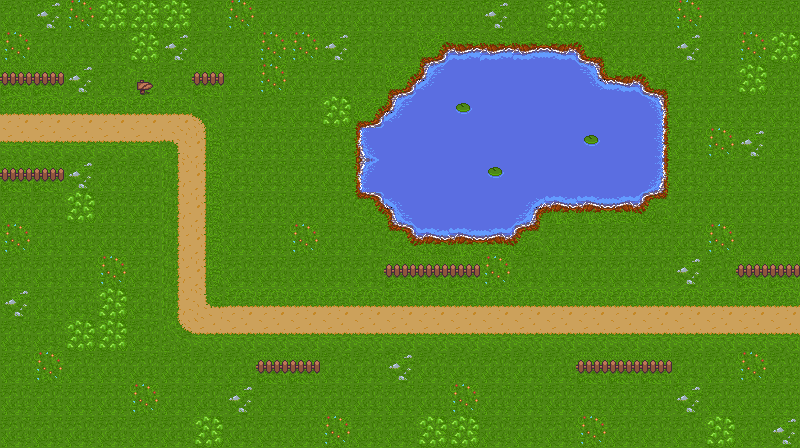

Tiled map render using the project's own tile images. Description and the map definition, with tile-layer contents summarised, below:
An orthogonal 25x14 tile map with 32x32 px tiles, 1 tile layer (Tile Layer 1) and 17 objects (16x enemyPathArea, enemyPath).

<map version="1.10" tiledversion="1.11.2" orientation="orthogonal" renderorder="right-down" width="25" height="14" tilewidth="32" tileheight="32" infinite="0" nextlayerid="3" nextobjectid="21">
 <tileset firstgid="1" name="map_tileset1" tilewidth="32" tileheight="32" spacing="2" margin="2" tilecount="198" columns="18">
  <image source="map_tileset1.png" trans="000000" width="640" height="400" />
 </tileset>
 <layer id="1" name="Tile Layer 1" width="25" height="14">
  <data>[350 cells, 350 non-empty, 35 distinct tile ids]</data>
 </layer>
 <objectgroup id="2" name="EntitiesPaths" visible="0">
  <object id="1" name="enemyPath" x="8.33333" y="89">
   <polyline points="-9.33333,14.3333 166,10 167.75,209 789.229,211.5" />
  </object>
  <object id="2" name="enemyPathArea" x="-0.5" y="111.75" width="204.75" height="33" />
  <object id="6" name="enemyPathArea" x="174.625" y="142.625" width="33.25" height="191.5" />
  <object id="7" name="enemyPathArea" x="208.625" y="304.25" width="591.75" height="32.75" />
  <object id="8" name="enemyPathArea" x="-0.875" y="166.25" width="67" height="17" />
  <object id="9" name="enemyPathArea" x="-0.75" y="70.25" width="67" height="17" />
  <object id="10" name="enemyPathArea" x="133.5" y="80.25" width="20.25" height="15.75" />
  <object id="11" name="enemyPathArea" x="194.25" y="69.75" width="31" height="17" />
  <object id="12" name="enemyPathArea" x="255.5" y="358.25" width="66.5" height="17" />
  <object id="13" name="enemyPathArea" x="380.75" y="263.75" width="99" height="17" />
  <object id="14" name="enemyPathArea" x="575" y="358.75" width="99" height="17" />
  <object id="15" name="enemyPathArea" x="735.75" y="263.75" width="66.75" height="14.5" />
  <object id="16" name="enemyPathArea" x="388.5" y="36" width="127" height="212" />
  <object id="17" name="enemyPathArea" x="514.5" y="40" width="25.5" height="195" />
  <object id="18" name="enemyPathArea" x="352" y="117.5" width="31" height="85" />
  <object id="19" name="enemyPathArea" x="538.5" y="70.5" width="132" height="150.5" />
  <object id="20" name="enemyPathArea" x="540.682" y="40.5455" width="58.0909" height="37.6364" />
 </objectgroup>
</map>